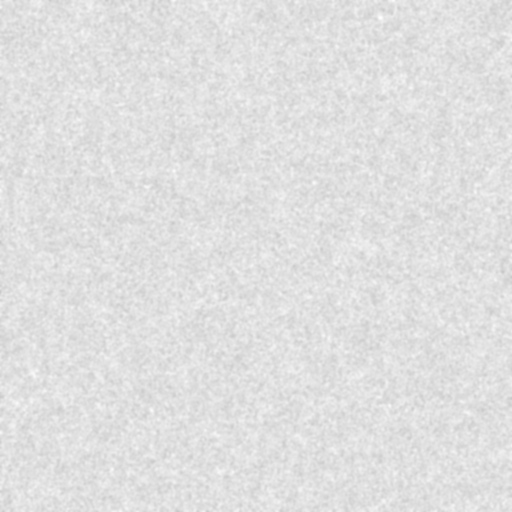
#> input picture Tools/paper_grain.png, 512 x 512 px; its folder holds only this picture in this run
$ python anim_check.py .
#> lines starting #> are read from the running program, lines starting #| are printed output that depends on the picture
"""
Unfin 애니메이션 프레임 검사기 (어니언 스킨 + 프레임 간 변화량)

사용법:
  python anim_check.py <프레임 폴더> [--fps 60] [--loop] [--smear 7,8] [--out 결과폴더]

  - 프레임: 투명 배경 PNG, 이름 순서대로 (run_000.png, run_001.png ...)
  - --loop  : 마지막 → 첫 프레임 이음새도 검사
  - --smear : 일부러 크게 바뀌는 '스미어(잔상) 프레임' 번호 (공격 순간 등). 이 프레임은 기준을 느슨하게 봄

검사 항목 (기준은 아래 LIMITS):
  1. 겹침률 IoU   : 앞 프레임과 실루엣이 얼마나 겹치는지. 낮으면 '확 바뀐' 프레임
  2. 무게중심 이동 : 몸 중심이 한 프레임에 몇 px 움직였는지
  3. 바뀐 면적    : 앞 프레임과 다른 픽셀 비율
  4. 최대 점프 거리 : 새로 생긴 픽셀이 앞 프레임 실루엣에서 얼마나 멀리 떨어져 있는지 (팔·다리 끝이 '휙' 순간이동했는지)
  5. 가속 튐      : 이동량이 앞뒤 프레임보다 갑자기 커지는지 (부드러운 가속·감속 확인)

결과물:
  - report.md          : 프레임별 수치 + 통과/경고/실패
  - onion_XXX.png      : 앞 3프레임을 색으로 겹친 어니언 스킨 (문제 프레임마다)
  - contact_sheet.png  : 전체 프레임 + 어니언 스킨 한눈에 보기
"""
import sys, os, glob, argparse, json
import numpy as np
try:
    from scipy.ndimage import distance_transform_edt as edt
except ImportError:
    edt = None
from PIL import Image, ImageDraw

# px 기준값은 '캐릭터 키 176px'일 때 값. 실제 프레임의 캐릭터 키(중앙값)에 맞춰 자동으로 비례 조정됨
REF_H = 176.0
LIMITS = {
    # 일반 프레임 (60fps 기준)
    'iou_fail': 0.55, 'iou_warn': 0.70,      # 겹침률 이 아래면 실패/경고
    'com_fail': 14.0, 'com_warn': 9.0,       # 무게중심 이동 px
    'diff_fail': 0.45, 'diff_warn': 0.30,    # 바뀐 면적 비율
    'jump_fail': 14.0, 'jump_warn': 8.0,     # 팔·다리 끝 최대 점프 거리 px (상위 2% 값)
    'jerk_ratio': 2.2,                       # 이동량이 앞뒤 평균의 몇 배를 넘으면 '튐'
    # 스미어 프레임 (공격 순간 등) 허용치
    'smear_iou_fail': 0.25, 'smear_com_fail': 40.0, 'smear_diff_fail': 0.80, 'smear_jump_fail': 60.0,
}

def load(folder):
    files = sorted(glob.glob(os.path.join(folder, '*.png')))
    if not files: sys.exit('PNG 프레임이 없어: ' + folder)
    imgs = [Image.open(f).convert('RGBA') for f in files]
    W = max(i.width for i in imgs); H = max(i.height for i in imgs)
    canv = []
    for im in imgs:
        c = Image.new('RGBA', (W, H), (0, 0, 0, 0)); c.paste(im, (0, 0)); canv.append(c)
    return files, canv

def mask(im): return np.array(im)[:, :, 3] > 40

def com(m):
    ys, xs = np.nonzero(m)
    return (xs.mean(), ys.mean()) if len(xs) else (0.0, 0.0)

def analyse(frames, loop, smear, fps):
    ms = [mask(f) for f in frames]; cs = [com(m) for m in ms]
    hs = [np.ptp(np.nonzero(m)[0]) + 1 if m.any() else 0 for m in ms]
    k = (float(np.median(hs)) / REF_H) if any(hs) else 1.0
    global LIMITS
    LIMITS = {key: (v * k if key.endswith(('com_fail', 'com_warn', 'jump_fail', 'jump_warn')) else v) for key, v in LIMITS.items()}
    pairs = list(range(1, len(frames))) + ([0] if loop else [])
    rows = []
    for i in pairs:
        a, b = ms[i - 1], ms[i]
        inter = np.logical_and(a, b).sum(); uni = np.logical_or(a, b).sum() or 1
        iou = inter / uni
        diff = np.logical_xor(a, b).sum() / uni
        d = float(np.hypot(cs[i][0] - cs[i - 1][0], cs[i][1] - cs[i - 1][1]))
        jump = 0.0
        if edt is not None:
            new = np.logical_and(b, ~a)
            if new.any():
                dist = edt(~a)[new]; jump = float(np.percentile(dist, 98))
        rows.append({'f': i, 'prev': (i - 1) % len(frames), 'iou': iou, 'diff': diff, 'com': d, 'jump': jump})
    # 가속 튐: 무게중심 이동량이 앞뒤 평균보다 급격히 큼
    for k, r in enumerate(rows):
        nb = [rows[j]['com'] for j in (k - 1, k + 1) if 0 <= j < len(rows)]
        avg = (sum(nb) / len(nb)) if nb else r['com']
        r['jerk'] = r['com'] / (avg + 1.0)
    for r in rows:
        sm = r['f'] in smear
        L = LIMITS
        fail = (r['iou'] < (L['smear_iou_fail'] if sm else L['iou_fail'])) or \
               (r['com'] > (L['smear_com_fail'] if sm else L['com_fail'])) or \
               (r['diff'] > (L['smear_diff_fail'] if sm else L['diff_fail'])) or \
               (r['jump'] > (L['smear_jump_fail'] if sm else L['jump_fail']))
        warn = (not sm) and (r['iou'] < L['iou_warn'] or r['com'] > L['com_warn'] or r['diff'] > L['diff_warn'] or r['jump'] > L['jump_warn'] or r['jerk'] > L['jerk_ratio'])
        r['state'] = '❌ 실패' if fail else ('⚠️ 경고' if warn else '✅')
        r['smear'] = sm
    return rows

def onion(frames, i, n=3):
    base = Image.new('RGBA', frames[0].size, (250, 248, 242, 255))
    tints = [(70, 130, 200), (120, 170, 220), (180, 205, 235)]
    for k in range(n, 0, -1):
        j = i - k
        if j < 0: continue
        m = mask(frames[j]); col = tints[min(k - 1, 2)]
        lay = np.zeros((*m.shape, 4), np.uint8); lay[m] = (*col, 110)
        base = Image.alpha_composite(base, Image.fromarray(lay))
    m = mask(frames[i]); lay = np.zeros((*m.shape, 4), np.uint8); lay[m] = (200, 70, 60, 170)
    base = Image.alpha_composite(base, Image.fromarray(lay))
    return Image.alpha_composite(base, frames[i])

def main():
    ap = argparse.ArgumentParser(); ap.add_argument('folder'); ap.add_argument('--fps', type=int, default=60)
    ap.add_argument('--loop', action='store_true'); ap.add_argument('--smear', default='')
    ap.add_argument('--out', default=None); a = ap.parse_args()
    smear = {int(x) for x in a.smear.split(',') if x.strip()}
    files, frames = load(a.folder); out = a.out or os.path.join(a.folder, '_check'); os.makedirs(out, exist_ok=True)
#> in load, `imgs = [Image.open(f).convert('RGBA') for f in files]`: imgs = 1 item
#> in load, `W = max((i.width for i in imgs))`: W = 512
#> the loop in load, `for im in imgs:` made 1 pass
#> after the loop in load, `for im in imgs:`: canv = 1 item
#> after `files, frames = load(a.folder)`: files = ['./paper_grain.png']; frames = 1 item
    rows = analyse(frames, a.loop, smear, a.fps)
#> in analyse, `cs = [com(m) for m in ms]`: cs = [(255.5, 255.5)]
#> in analyse, `hs = [np.ptp(np.nonzero(m)[0]) + 1 if m.any() else 0 for m in ms]`: hs = [512]
#> in analyse, `k = (float(np.median(hs)) / REF_H) if any(hs) else 1.0`: k = 2.91
#> in analyse, `LIMITS = {key: (v * k if key.endswith(('com_fail', 'com_warn', 'jump_f..`: LIMITS = 13 items
#> in analyse, `pairs = list(range(1, len(frames))) + ([0] if loop else [])`: pairs = []
#> rows = []
    nfail = sum(r['state'].startswith('❌') for r in rows); nwarn = sum(r['state'].startswith('⚠️') for r in rows)
#> after `nfail = sum((r['state'].startswith('❌') for r in rows))`: nfail = 0
#> after `nwarn = sum((r['state'].startswith('⚠️') for r in rows))`: nwarn = 0
    lines = [f'# 애니메이션 검사: {os.path.basename(os.path.abspath(a.folder))}', '',
             f'- 프레임 {len(frames)}장 · {a.fps}fps · 길이 {len(frames)/a.fps:.2f}초 · 루프 검사 {"예" if a.loop else "아니오"}',
             f'- 결과: **실패 {nfail} · 경고 {nwarn} · 통과 {len(rows)-nfail-nwarn}**', '',
             '| 프레임 | 겹침률 IoU | 바뀐 면적 | 중심 이동 px | 끝 점프 px | 가속 튐 | 스미어 | 판정 |', '|---|---|---|---|---|---|---|---|']
    for r in rows:
        lines.append(f"| {r['prev']}→{r['f']} | {r['iou']:.2f} | {r['diff']:.2f} | {r['com']:.1f} | {r['jump']:.1f} | {r['jerk']:.2f} | {'예' if r['smear'] else ''} | {r['state']} |")
        if not r['state'].startswith('✅'): onion(frames, r['f']).save(os.path.join(out, f"onion_{r['f']:03d}.png"))
#> this loop made 0 passes
#> after the loop, lines = 7 items
    open(os.path.join(out, 'report.md'), 'w', encoding='utf-8').write('\n'.join(lines) + '\n')
    # 컨택트 시트: 위 줄 = 프레임, 아래 줄 = 어니언 스킨
    W, H = frames[0].size; s = min(1.0, 96 / max(W, H)); tw, th = int(W * s), int(H * s); cols = min(16, len(frames))
#> after `W, H = frames[0].size`: W = 512; H = 512
#> after `s = min(1.0, 96 / max(W, H))`: s = 0.188
#> after `tw, th = (int(W * s), int(H * s))`: tw = 96; th = 96
#> after `cols = min(16, len(frames))`: cols = 1
    rowsN = (len(frames) + cols - 1) // cols
#> rowsN = 1
    sheet = Image.new('RGB', (cols * tw, rowsN * th * 2 + 4), (250, 248, 242)); dr = ImageDraw.Draw(sheet)
#> after `sheet = Image.new('RGB', (cols * tw, rowsN * th * 2 + 4), (250, 248, 2`:
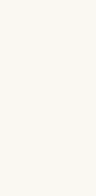
#> sheet: PIL image 96x196 RGB; mean R, G, B 250, 248, 242
    state = {r['f']: r['state'] for r in rows}
#> state = 0 items
    for i, f in enumerate(frames):
        x, y = (i % cols) * tw, (i // cols) * th * 2
        bg = Image.new('RGBA', f.size, (250, 248, 242, 255)); sheet.paste(Image.alpha_composite(bg, f).resize((tw, th)).convert('RGB'), (x, y))
        sheet.paste(onion(frames, i).resize((tw, th)).convert('RGB'), (x, y + th))
        st = state.get(i, '✅'); col = (200, 60, 50) if st.startswith('❌') else (220, 160, 40) if st.startswith('⚠️') else (90, 150, 90)
        dr.rectangle([x, y, x + tw - 1, y + th * 2 - 1], outline=col, width=2); dr.text((x + 3, y + 2), str(i), fill=(40, 40, 40))
#> this loop made 1 pass
#> (x, y, tints in onion, st, col) on pass 1: (0, 0, [(70, 130, 200), (120, 170, 220), (180, 205, 235)], '✅', (90, 150, 90))
#> pass 1, in main, `bg = Image.new('RGBA', f.size, (250, 248, 242, 255))`:
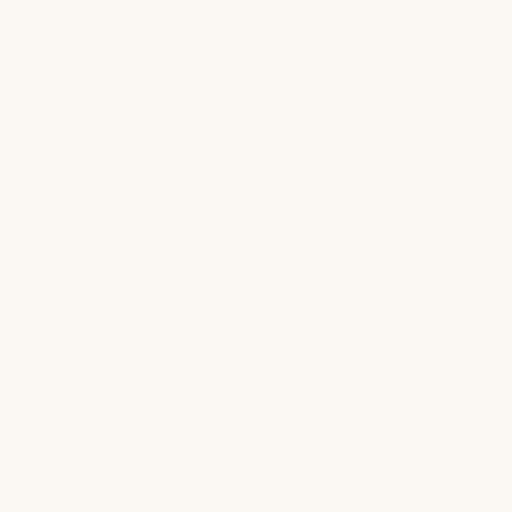
#> bg: PIL image 512x512 RGBA; mean R, G, B, A 250, 248, 242, 255
#> pass 1, in onion, `base = Image.alpha_composite(base, Image.fromarray(lay))`:
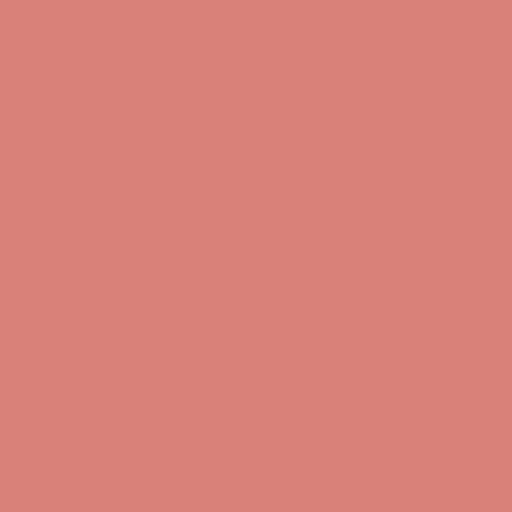
#> base: PIL image 512x512 RGBA; mean R, G, B, A 217, 129, 121, 255
#> after the loop:
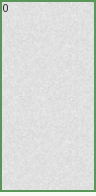
#> sheet: PIL image 96x196 RGB; mean R, G, B 216.2, 219.8, 216
    sheet.save(os.path.join(out, 'contact_sheet.png'))
    print('\n'.join(lines[:4])); print('결과 폴더:', out)
#| # 애니메이션 검사: Tools
#| - 프레임 1장 · 60fps · 길이 0.02초 · 루프 검사 아니오
#| - 결과: **실패 0 · 경고 0 · 통과 0**
#| 결과 폴더: ./_check
    sys.exit(1 if nfail else 0)
#> (the program exits here)
